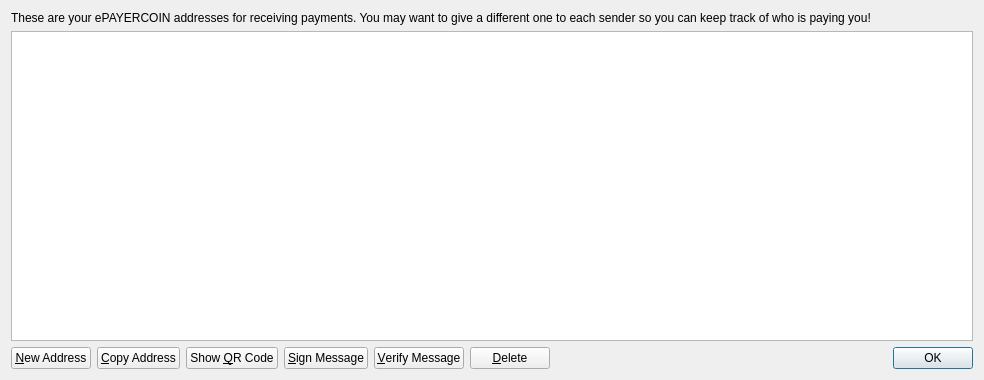
<?xml version="1.0" encoding="UTF-8"?>
<ui version="4.0">
 <class>AddressBookPage</class>
 <widget class="QWidget" name="AddressBookPage">
  <property name="geometry">
   <rect>
    <x>0</x>
    <y>0</y>
    <width>984</width>
    <height>380</height>
   </rect>
  </property>
  <property name="windowTitle">
   <string>Address Book</string>
  </property>
  <layout class="QVBoxLayout" name="verticalLayout">
   <item>
    <widget class="QLabel" name="labelExplanation">
     <property name="text">
      <string>These are your ePAYERCOIN addresses for receiving payments. You may want to give a different one to each sender so you can keep track of who is paying you!</string>
     </property>
     <property name="textFormat">
      <enum>Qt::PlainText</enum>
     </property>
     <property name="wordWrap">
      <bool>true</bool>
     </property>
    </widget>
   </item>
   <item>
    <widget class="QTableView" name="tableView">
     <property name="contextMenuPolicy">
      <enum>Qt::CustomContextMenu</enum>
     </property>
     <property name="toolTip">
      <string>Double-click to edit address or label</string>
     </property>
     <property name="tabKeyNavigation">
      <bool>false</bool>
     </property>
     <property name="alternatingRowColors">
      <bool>true</bool>
     </property>
     <property name="selectionMode">
      <enum>QAbstractItemView::SingleSelection</enum>
     </property>
     <property name="selectionBehavior">
      <enum>QAbstractItemView::SelectRows</enum>
     </property>
     <property name="sortingEnabled">
      <bool>true</bool>
     </property>
     <attribute name="verticalHeaderVisible">
      <bool>false</bool>
     </attribute>
    </widget>
   </item>
   <item>
    <layout class="QHBoxLayout" name="horizontalLayout">
     <item>
      <widget class="QPushButton" name="newAddressButton">
       <property name="toolTip">
        <string>Create a new address</string>
       </property>
       <property name="text">
        <string>&amp;New Address</string>
       </property>
      </widget>
     </item>
     <item>
      <widget class="QPushButton" name="copyToClipboard">
       <property name="toolTip">
        <string>Copy the currently selected address to the system clipboard</string>
       </property>
       <property name="text">
        <string>&amp;Copy Address</string>
       </property>
      </widget>
     </item>
     <item>
      <widget class="QPushButton" name="showQRCode">
       <property name="text">
        <string>Show &amp;QR Code</string>
       </property>
      </widget>
     </item>
     <item>
      <widget class="QPushButton" name="signMessage">
       <property name="toolTip">
        <string>Sign a message to prove you own a ePAYERCOIN address</string>
       </property>
       <property name="text">
        <string>&amp;Sign Message</string>
       </property>
      </widget>
     </item>
     <item>
      <widget class="QPushButton" name="verifyMessage">
       <property name="toolTip">
        <string>Verify a message to ensure it was signed with a specified ePAYERCOIN address</string>
       </property>
       <property name="text">
        <string>&amp;Verify Message</string>
       </property>
      </widget>
     </item>
     <item>
      <widget class="QPushButton" name="deleteButton">
       <property name="toolTip">
        <string>Delete the currently selected address from the list. Only sending addresses can be deleted.</string>
       </property>
       <property name="text">
        <string>&amp;Delete</string>
       </property>
      </widget>
     </item>
     <item>
      <spacer name="horizontalSpacer">
       <property name="orientation">
        <enum>Qt::Horizontal</enum>
       </property>
       <property name="sizeHint" stdset="0">
        <size>
         <width>40</width>
         <height>20</height>
        </size>
       </property>
      </spacer>
     </item>
     <item>
      <widget class="QDialogButtonBox" name="buttonBox">
       <property name="sizePolicy">
        <sizepolicy hsizetype="Maximum" vsizetype="Fixed">
         <horstretch>0</horstretch>
         <verstretch>0</verstretch>
        </sizepolicy>
       </property>
       <property name="standardButtons">
        <set>QDialogButtonBox::Ok</set>
       </property>
      </widget>
     </item>
    </layout>
   </item>
  </layout>
 </widget>
 <resources>
  <include location="../bitcoin.qrc"/>
 </resources>
 <connections/>
</ui>
